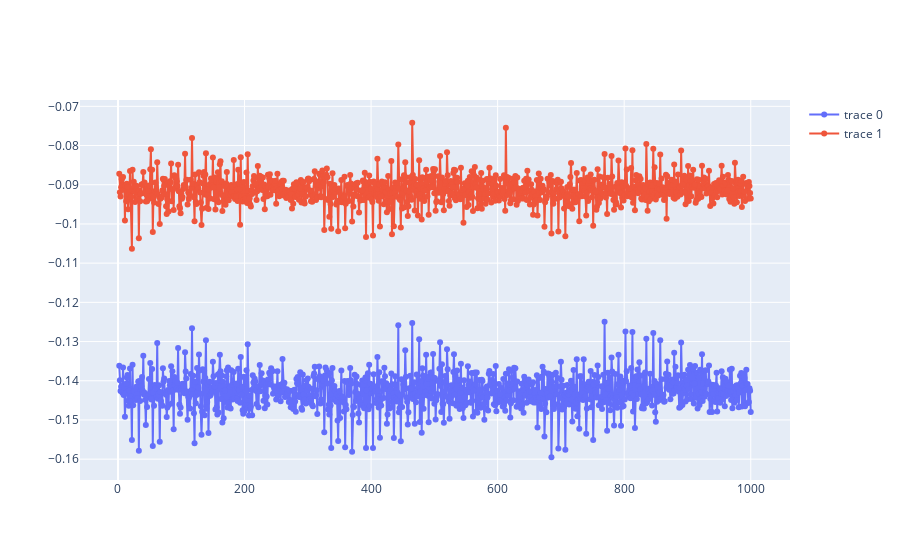

This figure's notebook cell:
### Code cell
#path = "linearita/"
#curve = 'DET1_1mW'
#data = np.loadtxt(path+curve+".dat", skiprows=1)
fig = go.Figure()
for i in range(1, 3):
    
    fig.add_trace(go.Scatter(x=data[:,0], y=data[:,i],
                            mode='markers+lines'))
fig.show()

### Figure 1 — Plotly figure (JSON) as saved in the notebook; plotly's stock layout.template omitted (floating-point values rounded to 4 significant figures; data arrays with more than 128 entries replaced by an {"elided": "..."} marker saying what was removed)
{"data": [{"mode": "markers+lines", "type": "scatter", "x": {"elided": "999 int values"}, "y": {"elided": "999 float values"}}, {"mode": "markers+lines", "type": "scatter", "x": {"elided": "999 int values"}, "y": {"elided": "999 float values"}}], "layout": {}}
